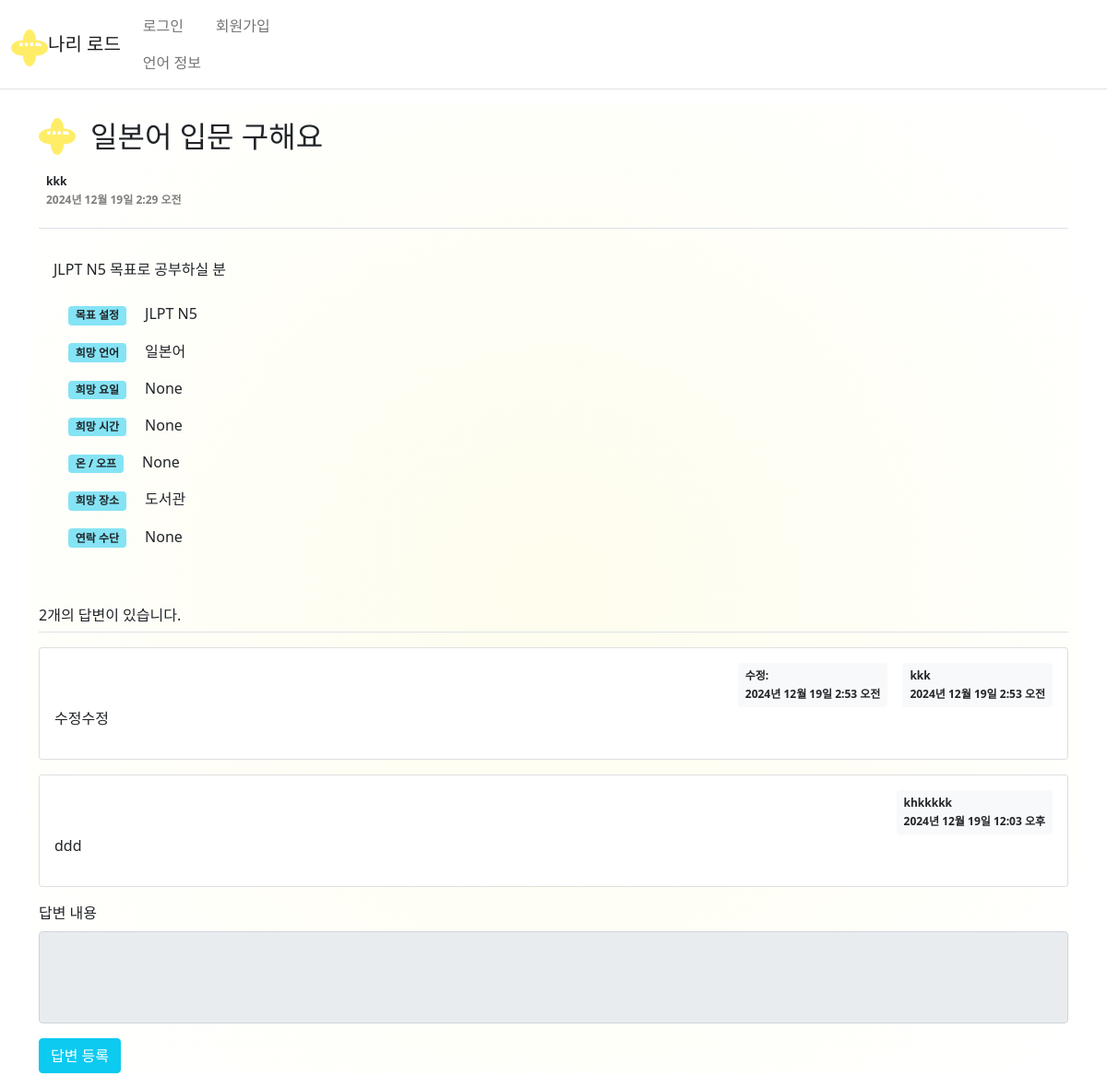
Page /post/313/ on the committed database.
### post/models.py (models this page shows, shortened)
class Question(models.Model):
    TARGET_CHOICES = [
        ('TOEIC', 'TOEIC'),
        ('TOEIC4', 'TOEIC 400점대'),
        ('TOEIC5', 'TOEIC 500점대'),
        ('TOEIC6', 'TOEIC 600점대'),
        ('TOEIC7', 'TOEIC 700점대'),
        ('TOEIC8', 'TOEIC 800점대'),
        ('TOEIC9', 'TOEIC 900점대'),
        ('TOEICNEW', 'TOEIC 입문'),
        ('JLPT', 'JLPT'),
        ('JLPT5', 'JLPT N5'),
        ('JLPT4', 'JLPT N4'),
        ('JLPT3', 'JLPT N3'),
        ('JLPT2', 'JLPT N2'),
        ('JLPT1', 'JLPT N1'),
        ('JLPTNEW', 'JLPT 입문'),
        ('HSK', 'HSK'),
        ('HSK1', 'HSK 1급'),
        ('HSK2', 'HSK 2급'),
        ('HSK3', 'HSK 3급'),
        ('HSK4', 'HSK 4급'),
        ('HSK5', 'HSK 5급'),
        ('HSK6', 'HSK 6급'),
        ('HSKNEW', 'HSK 입문'),
        ('target_etc', '기타(글로 작성해 주세요.)'),
        ('nothing', '없음'),
    ]
    LANGUAGE_CHOICES = [
        ('english', '영어'),
        ('chinese', '중국어'),
        ('japanese', '일본어'),
        ('language_etc', '기타(글로 작성해 주세요.)'),
    ]
    DAY_CHOICES = [
        ('monday', '월요일'),
        ('tuesday', '화요일'),
        ('wednesday', '수요일'),
        ('thursday', '목요일'),
        ('friday', '금요일'),
        ('saturday', '토요일'),
        ('sunday', '일요일'),
        ('day_etc', '기타(글로 작성해 주세요.)')
    ]
    TIME_CHOICES = [
        ('am', '오전'),
        ('pm', '오후'),
        ('after', '수업 마친 후'),
        ('before', '수업 전'),
        ('time_etc', '기타(글로 작성해 주세요.)')
    ]
    ONLINE_CHOICES = [
        ('online', '온라인'),
        ('offline', '오프라인'),
    ]
    LOCATION_CHOICES = [
        ('library', '도서관'),
        ('cafe', '카페'),
        ('studyroom', '스터디 룸 (도서관)'),
        ('classroom', '강의실'),
        ('location_etc', '기타(글로 작성해 주세요.)'),
    ]
    CONTACT_CHOICES = [
            ('email', '이메일'),
            ('openchat', '오픈 채팅'),
            ('hywtalk', '하이유톡'),
            ('contact_etc', '기타(글로 작성해 주세요.)'),
        ]
    target = models.CharField(max_length=50, choices=TARGET_CHOICES, verbose_name="목표 설정", blank=True, null=True)
    desired_language = models.CharField(max_length=50, choices=LANGUAGE_CHOICES, verbose_name="희망 언어", blank=True, null=True)
    preferred_day = models.CharField(max_length=20, choices=DAY_CHOICES, verbose_name="희망 요일",  blank=True, null=True)
    preferred_time = models.CharField(max_length=20, choices=TIME_CHOICES, verbose_name="희망 시간",  blank=True, null=True)
    online_offline = models.CharField(max_length=10, choices=ONLINE_CHOICES, verbose_name="온/오프라인",  blank=True, null=True)
    location = models.CharField(max_length=20, choices=LOCATION_CHOICES, verbose_name='희망 장소',  blank=True, null=True)
    contact_method = models.CharField(max_length=20, choices=CONTACT_CHOICES, verbose_name="연락 수단", blank=True, null=True)
    calendar_link = models.URLField(verbose_name="캘린더 링크", blank=True, null=True)
    contact_info = models.CharField(max_length=200, verbose_name="연락 정보", blank=True, null=True)
    subject = models.CharField(max_length=200)
    content = models.TextField()
    create_date = models.DateTimeField(auto_now_add=True)
    author = models.ForeignKey(User, on_delete=models.CASCADE)
    modify_date = models.DateTimeField(null=True, blank=True)

class Answer(models.Model):
    author = models.ForeignKey(User, on_delete=models.CASCADE)
    question = models.ForeignKey(Question, on_delete=models.CASCADE)
    content = models.TextField()
    modify_date = models.DateTimeField(null=True, blank=True)
    create_date = models.DateTimeField()

### post/views/base_views.py (the view)
def detail(request, question_id):
    question =get_object_or_404(Question, pk=question_id)
    context = {'question': question}
    return render(request, 'post/question_detail.html', context)

### post/templatetags/post_filter.py (called while the page is built)
@register.filter
def mark(value):
    extensions = ["nl2br", "fenced_code"]
    return mark_safe(markdown.markdown(value, extensions=extensions))

### templates/post/question_detail.html (shortened to what this page needs)
{% extends 'base.html' %}
{% load post_filter %}
{% load static %}
{% block content %}
<div class="container my-3 gradient-background ">
    <div class="d-flex align-items-center gap-2 ">
        <img class="mb-0 mt-2" src="{% static 'logo.png' %}" alt="Logo" style="width: 40px; height: 40px;">
        <h2 class="mb-0 p-2 mt-2">{{ question.subject }}</h2>
    </div>
    <div class="d-flex justify-content-start border-bottom py-2">
                    <div class="badge text-dark p-2 text-start mb-2">
                        <div class="mb-2">{{ question.author.username }}</div>
                        <div class="text-black-50">{{ question.create_date }}</div>
                    </div>
                </div>
    <div class="card my-3  border-0 transparent-card" >
        <div class="card-body ">
            <div class="card-text" >{{ question.content|mark }}</div>
            <ul class="list-group my-3 transparent-list ">
                <li class="list-group-item border-0 "><strong class="badge bg-info text-dark bg-opacity-50 me-3">목표 설정 </strong> {{ question.get_target_display }}</li>
                <li class="list-group-item border-0 "><strong class="badge bg-info text-dark bg-opacity-50 me-3">희망 언어 </strong> {{ question.get_desired_language_display }}</li>
                <li class="list-group-item border-0 "><strong class="badge bg-info text-dark bg-opacity-50 me-3">희망 요일 </strong> {{ question.get_preferred_day_display }}</li>
                <li class="list-group-item border-0 "><strong class="badge bg-info text-dark bg-opacity-50 me-3">희망 시간 </strong> {{ question.get_preferred_time_display }}</li>
                <li class="list-group-item border-0 "><strong class="badge bg-info text-dark bg-opacity-50 me-3">온 / 오프 </strong> {{ question.get_online_offline_display }}</li>
                <li class="list-group-item border-0 "><strong class="badge bg-info text-dark bg-opacity-50 me-3">희망 장소 </strong> {{ question.get_location_display }}</li>
                <li class="list-group-item border-0 "><strong class="badge bg-info text-dark bg-opacity-50 me-3">연락 수단 </strong> {{ question.get_contact_method_display }}</li>
            </ul>
        </div>
    </div>
    <h6 class="border-bottom my-3 py-2">{{question.answer_set.count}}개의 답변이 있습니다.</h6>
    {% for answer in question.answer_set.all %}
    <div class="card my-3">
        <div class="card-body">
            <div class="d-flex justify-content-end">
                {% if answer.modify_date %}
                <div class="badge bg-light text-dark p-2 text-start mx-3">
                    <div class="mb-2">수정:</div>
                    <div>{{ answer.modify_date }}</div>
                </div>
                {% endif %}
                <div class="badge bg-light text-dark p-2 text-start">
                    <div class="mb-2">{{ answer.author.username }}</div>
                    <div>{{ answer.create_date }}</div>
                </div>
            </div>
            <div class="card-text " >{{ answer.content|mark }}</div>
        </div>
    </div>
    {% endfor %}
    <form action="{% url 'post:answer_create' question.id %}" method="post" class="my-3">
        <div class="mb-3">
            <label for="content" class="form-label">답변 내용</label>
            <textarea {% if not user.is_authenticated %}disabled{% endif %}
              name="content" id="content" class="form-control fixed-size" rows="5"></textarea>
        </div>
        <input type="submit" value="답변 등록" class="btn btn-info text-white">
    </form>
</div>
{% endblock %}

### templates/base.html (shortened to what this page needs)
{% load static %}
<!doctype html>
<html lang="ko">
<head>
    <link rel="stylesheet" type="text/css" href="{% static 'bootstrap.min.css' %}">
    <link rel="stylesheet" type="text/css" href="{% static 'style.css' %}">
</head>
<body>
{% include "navbar.html" %}
{% block content %}
{% endblock %}
</body>
</html>

### templates/navbar.html (shortened to what this page needs)
{% load static %}
    <nav class="navbar navbar-expand-lg navbar-light bs-white border-bottom">
        <div class="container-fluid">
            <img class="mb-0 mt-2" src="{% static 'logo.png' %}" alt="Logo" style="width: 40px; height: 40px;">
            <a class="navbar-brand" href="{% url 'api:apindex' %}">나리 로드</a>
            <div class="collapse navbar-collapse" id="navbarSupportedContent">
                <ul class="navbar-nav me-auto mb-2 mb-lg-0">
                    <li class="nav-item">
                        {% if user.is_authenticated %}
    <a class="nav-link" href="{% url 'common:logout' %}">{{ user.username }} (로그아웃)</a>
    <a class="nav-link" href="{% url 'post:index' %}">게시판</a>
    {% else %}
    <a class="nav-link" href="{% url 'common:login' %}">로그인</a>
    {% endif %}
    <a class="nav-link" href="{% url 'class:schedule_table' %}">언어 정보</a>
                    </li>
                    <li>
                        {% if not user.is_authenticated %}
                        <a class="nav-link" href="{% url 'common:signup' %}">회원가입</a>
                        {% endif %}
                    </li>
                </ul>
            </div>
        </div>
    </nav>

### templates/post/question_detail.html (style rules this page uses)
.gradient-background { background: radial-gradient(circle at center, #fefdee 3%, #ffffff 97%); border-radius: 10px; }
.transparent-card { background-color: transparent; border: none; }
.transparent-list .list-group-item { background-color: transparent; border: none; }
.fixed-size { height: 100px; resize: none; }

### rows in the picture
Question: subject "일본어 입문 구해요", author.username "kkk", create_date "2024년 12월 19일 2:29 오전", content|mark "JLPT N5 목표로 공부하실 분", target "JLPT N5", desired_language "일본어", preferred_day "None", preferred_time "None", online_offline "None", location "도서관", contact_method "None", answer_set.count "2"
Answer: modify_date "2024년 12월 19일 2:53 오전", author.username "kkk", create_date "2024년 12월 19일 2:53 오전", content|mark "수정수정"
Answer: author.username "khkkkkk", create_date "2024년 12월 19일 12:03 오후", content|mark "ddd"
